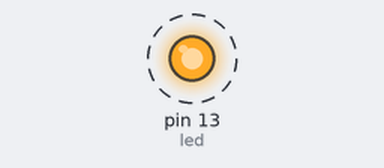
Recording of a sketch running on a simulated Arduino Uno, built with avr-gcc and run on an emulated ATmega328P. Shown: output pins drawn as LEDs (lit = HIGH). Dashed ring = blinking.

Above: at 0.05 s.
Timing chart, 0 to 3.0 s (numbered marks = the images above):
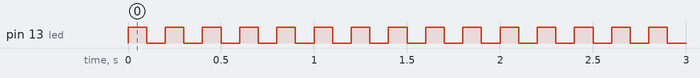

The sketch:

JamesDysonDay1.ino
```cpp
int led = 13;
int time =100;
void setup() {

  pinMode(led, OUTPUT);    // sets the digital pin 13 as output

}


void loop() {

  digitalWrite(led, HIGH); // sets the digital pin 13 on
  delay(time);            // waits for a second
  digitalWrite(led, LOW);  // sets the digital pin 13 off
  delay(time);            // waits for a second

}
```

Measured:
- by itself, pin 13 (led): alternates HIGH for 0.10 s and LOW for 0.10 s
